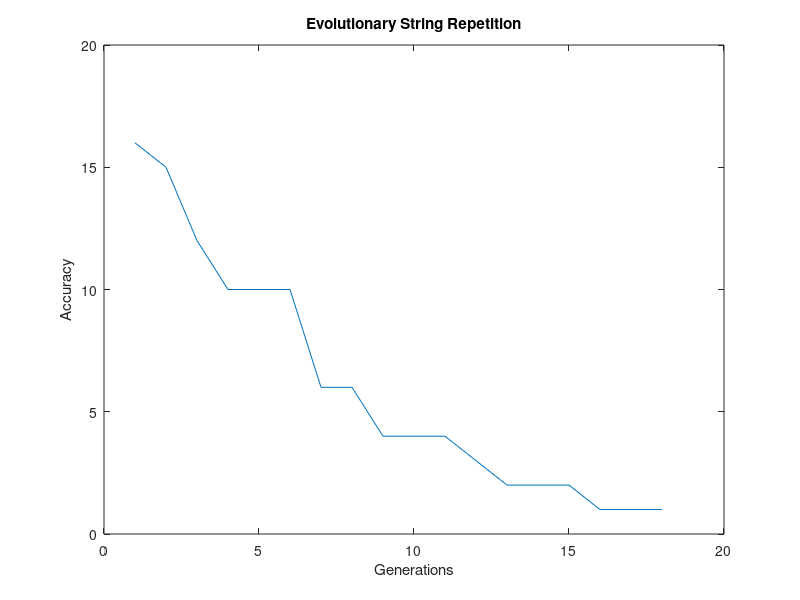

MATLAB code for this plot:
x = [];
x=[x;[16]];
x=[x;[15]];
x=[x;[12]];
x=[x;[10]];
x=[x;[10]];
x=[x;[10]];
x=[x;[6]];
x=[x;[6]];
x=[x;[4]];
x=[x;[4]];
x=[x;[4]];
x=[x;[3]];
x=[x;[2]];
x=[x;[2]];
x=[x;[2]];
x=[x;[1]];
x=[x;[1]];
x=[x;[1]];
plot(x)
xlabel('Generations');
ylabel('Accuracy');
title('Evolutionary String Repetition');